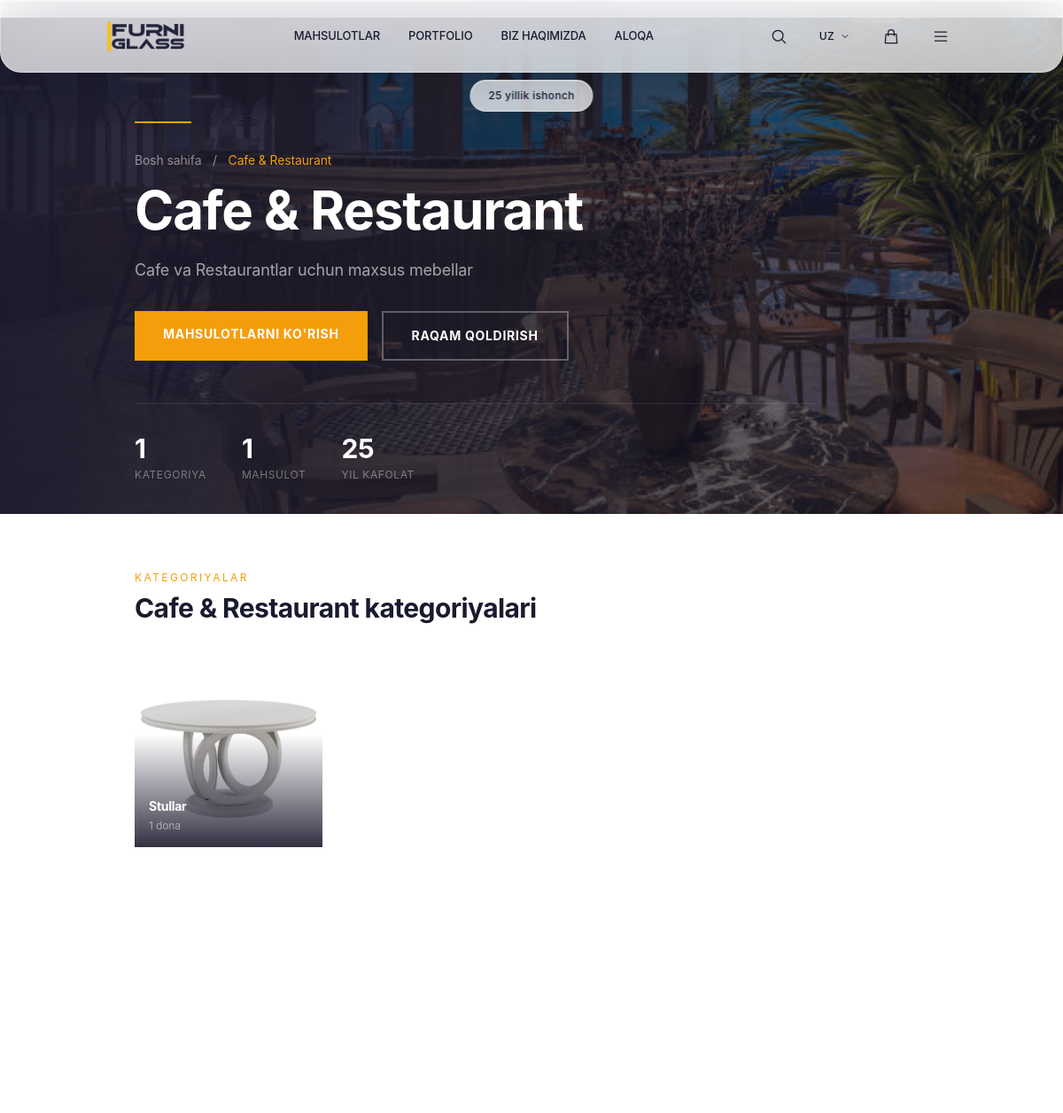
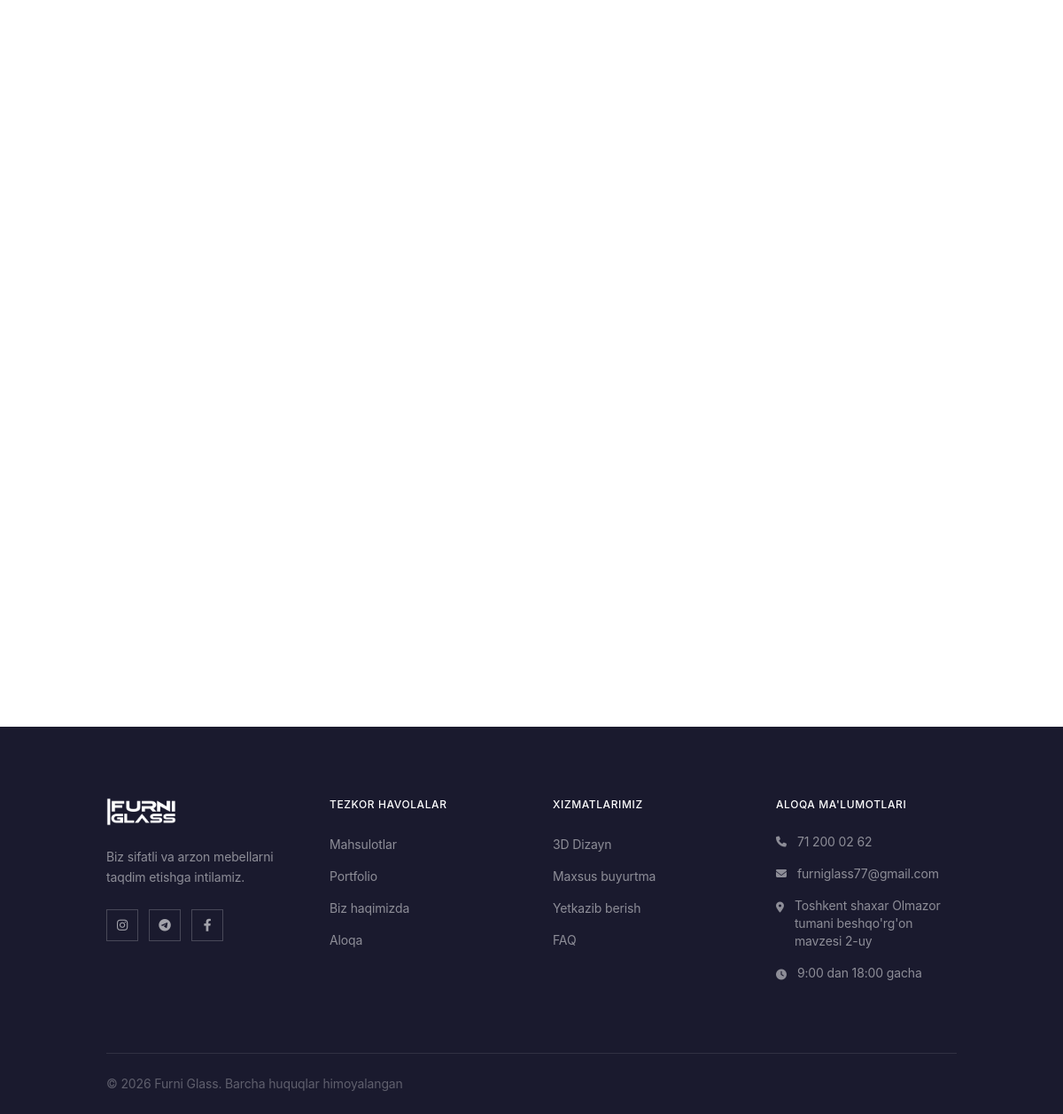
Page /main-category/cafe-restaurant on the committed database (2 pictures, top to bottom).
### models.py (models this page shows)
class MainCategory(db.Model):
    id = db.Column(db.Integer, primary_key=True)
    name_uz = db.Column(db.String(200), nullable=False)
    name_ru = db.Column(db.String(200))
    name_en = db.Column(db.String(200))
    slug = db.Column(db.String(100), unique=True, nullable=False)
    description_uz = db.Column(db.Text)
    description_ru = db.Column(db.Text)
    description_en = db.Column(db.Text)
    image = db.Column(db.String(200))
    icon = db.Column(db.String(100))  # Icon nomi yoki path
    order = db.Column(db.Integer, default=0)
    created_at = db.Column(db.DateTime, default=datetime.utcnow)
    categories = db.relationship('Category', backref='main_category', lazy=True)
    reviews = db.relationship('Review', backref='main_category', lazy=True)
    def get_name(self, lang='uz'):
        if lang == 'ru' and self.name_ru:
            return self.name_ru
        elif lang == 'en' and self.name_en:
            return self.name_en
        return self.name_uz
    def get_description(self, lang='uz'):
        if lang == 'ru' and self.description_ru:
            return self.description_ru
        elif lang == 'en' and self.description_en:
            return self.description_en
        return self.description_uz or ''

class Category(db.Model):
    id = db.Column(db.Integer, primary_key=True)
    name = db.Column(db.String(100), nullable=False)
    name_uz = db.Column(db.String(100), nullable=False)
    name_ru = db.Column(db.String(100))  # Avtomatik tarjima
    name_en = db.Column(db.String(100))  # Avtomatik tarjima
    slug = db.Column(db.String(100), unique=True, nullable=False)
    image = db.Column(db.String(200))
    main_category_id = db.Column(db.Integer, db.ForeignKey('main_category.id'), nullable=True)
    products = db.relationship('Product', backref='category', lazy=True)
    def get_name(self, lang='uz'):
        if lang == 'ru' and self.name_ru:
            return self.name_ru
        elif lang == 'en' and self.name_en:
            return self.name_en
        return self.name_uz or self.name

### app.py (the view)
@app.route('/main-category/<slug>')
def main_category_detail(slug):
    main_category = MainCategory.query.filter_by(slug=slug).first_or_404()
    lang = get_locale()
    categories = Category.query.filter_by(main_category_id=main_category.id).all()
    category_ids = [c.id for c in categories]
    category_id = request.args.get('category', type=int)
    if category_id:
        cat = Category.query.get(category_id)
        if cat and cat.slug and cat.main_category_id == main_category.id:
            return redirect(url_for('category_detail', slug=cat.slug), code=301)
    products = (
        Product.query.filter(Product.category_id.in_(category_ids)).order_by(Product.created_at.desc()).all()
        if category_ids
        else []
    )
    all_products = products  # soni va boshqa uchun
    reviews = Review.query.filter_by(main_category_id=main_category.id).order_by(Review.created_at.desc()).all()
    rate = get_exchange_rate()
    return render_template('main_category.html',
                         main_category=main_category,
                         categories=categories,
                         products=products,
                         all_products=all_products,
                         reviews=reviews,
                         usd_rate=rate,
                         rate=rate,
                         lang=lang)

### app.py (called while the page is built, shortened)
def _to_decimal(value) -> Decimal:
    if value is None:
        return Decimal("0")
    return Decimal(str(value))

def usd_to_som(usd_amount, usd_rate) -> int:
    som = (_to_decimal(usd_amount) * _to_decimal(usd_rate)).quantize(
        Decimal("1"), rounding=ROUND_HALF_UP
    )
    return int(som)

def to_som_filter(usd_amount, usd_rate):
    return usd_to_som(usd_amount, usd_rate)

@app.template_filter('from_json')
def from_json_filter(value):
    try:
        return json.loads(value) if value else []
    except:
        return []

def get_exchange_rate() -> float:
    ttl = int(os.environ.get("EXCHANGE_RATE_CACHE_SECONDS", "120"))
    now = time.monotonic()
    if (
        ttl > 0
        and _EXCHANGE_RATE_CACHE["value"] is not None
        and now < _EXCHANGE_RATE_CACHE["expires_mono"]
    ):
        return _EXCHANGE_RATE_CACHE["value"]

def get_cart():
    if 'cart' not in session:
        session['cart'] = []
    return session['cart']

def get_cart_count():
    cart = get_cart()
    return sum(item['quantity'] for item in cart)

@app.context_processor
def cart_context():
    return {'cart_count': get_cart_count()}

@app.context_processor
def currency_context():
    try:
        rate = get_exchange_rate()
    except Exception:
        rate = 12000.0
    return {'usd_rate': rate}

def get_locale():
    return session.get('lang', DEFAULT_LANGUAGE)

@app.context_processor
def language_context():
    current_lang = get_locale()
    def translate(key_path):
        """Template helper for translations"""
        return get_translation(key_path, current_lang)
    return {
        'lang': current_lang,
        'languages': SUPPORTED_LANGUAGES,
        't': translate,
        'T': TRANSLATIONS
    }

### models.py (called while the page is built)
    def get_name(self, lang='uz'):
        if lang == 'ru' and self.name_ru:
            return self.name_ru
        elif lang == 'en' and self.name_en:
            return self.name_en
        return self.name_uz or self.name

    def get_discounted_price(self):
        if self.discount and self.discount > 0:
            return self.price * (1 - self.discount / 100)
        return self.price

    def get_discounted_price_som(self):
        if self.price_som is None:
            return None
        if self.discount and self.discount > 0:
            return int(round(self.price_som * (1 - self.discount / 100)))
        return int(self.price_som)

### templates/main_category.html (shortened to what this page needs)
{% extends "base.html" %}
{% block content %}
<section class="hero-main -mt-[70px] md:-mt-[80px]">
    <div class="hero-bg" style="background-image: url('{% if main_category.image %}/uploads/{{ main_category.image }}{% else %}/uploads/designs/3.jpg{% endif %}');"></div>
    <div class="relative h-full flex items-center pt-[70px] md:pt-[80px]">
        <div class="container mx-auto px-6 lg:px-16">
            <div class="max-w-3xl">
                <div class="h-[2px] w-16 bg-[#f59e0b] mb-8"></div>
                <p class="animate-fadeUp text-white/50 text-sm tracking-wider mb-4">
                    <a href="/" class="hover:text-white transition">{% if lang == 'ru' %}Главная{% elif lang == 'en' %}Home{% else %}Bosh sahifa{% endif %}</a>
                    <span class="mx-2">/</span>
                    <span class="text-[#f59e0b]">{{ main_category.get_name(lang) }}</span>
                </p>
                <h1 class="animate-fadeUp delay-1 text-white text-4xl md:text-5xl lg:text-6xl font-bold leading-[1.1] mb-6">
                    {{ main_category.get_name(lang) }}
                </h1>
                {% if main_category.get_description(lang) %}
                <p class="animate-fadeUp delay-2 text-white/60 text-base md:text-lg max-w-xl mb-8 leading-relaxed">
                    {{ main_category.get_description(lang)[:200] }}{% if main_category.get_description(lang)|length > 200 %}...{% endif %}
                </p>
                {% endif %}
                <div class="animate-fadeUp delay-3 flex flex-wrap gap-4">
                    <a href="#products-section" class="bg-[#f59e0b] text-white px-8 py-4 text-sm font-bold tracking-wider uppercase hover:bg-[#d97706] transition-colors">
                        {% if lang == 'ru' %}Смотреть товары{% elif lang == 'en' %}View Products{% else %}Mahsulotlarni ko'rish{% endif %}
                    </a>
                    <a href="/contact" class="border-2 border-white/30 text-white px-8 py-4 text-sm font-bold tracking-wider uppercase hover:bg-white hover:text-[#1a1a2e] transition-all">
                        {% if lang == 'ru' %}Оставить номер{% elif lang == 'en' %}Leave number{% else %}Raqam qoldirish{% endif %}
                    </a>
                </div>
                <div class="flex gap-10 mt-12 pt-8 border-t border-white/10">
                    <div>
                        <p class="text-3xl font-bold text-white">{{ categories|length }}</p>
                        <p class="text-white/40 text-xs tracking-wider uppercase mt-1">{% if lang == 'ru' %}Категорий{% elif lang == 'en' %}Categories{% else %}Kategoriya{% endif %}</p>
                    </div>
                    <div>
                        <p class="text-3xl font-bold text-white">{{ all_products|length if all_products else '100+' }}</p>
                        <p class="text-white/40 text-xs tracking-wider uppercase mt-1">{% if lang == 'ru' %}Товаров{% elif lang == 'en' %}Products{% else %}Mahsulot{% endif %}</p>
                    </div>
                    <div>
                        <p class="text-3xl font-bold text-white">25</p>
                        <p class="text-white/40 text-xs tracking-wider uppercase mt-1">{% if lang == 'ru' %}Лет гарантии{% elif lang == 'en' %}Years Warranty{% else %}Yil kafolat{% endif %}</p>
                    </div>
                </div>
            </div>
        </div>
    </div>
</section>
{% if categories %}
<section class="py-12 lg:py-16 bg-white reveal-section">
    <div class="container mx-auto px-6 lg:px-16">
        <div class="flex flex-col lg:flex-row lg:items-end justify-between gap-6 mb-10">
            <div>
                <p class="text-[#f59e0b] text-xs tracking-[0.2em] uppercase mb-2">{% if lang == 'ru' %}Категории{% elif lang == 'en' %}Categories{% else %}Kategoriyalar{% endif %}</p>
                <h2 class="text-2xl md:text-3xl font-bold text-[#1a1a2e]">
                    {{ main_category.get_name(lang) }} {% if lang == 'ru' %}категории{% elif lang == 'en' %}categories{% else %}kategoriyalari{% endif %}
                </h2>
            </div>
        </div>
        <div class="grid grid-cols-2 md:grid-cols-3 lg:grid-cols-4 xl:grid-cols-6 gap-4">
            {% for category in categories %}
            <a href="/category/{{ category.slug }}" class="cat-card group relative aspect-square">
                {% if category.image %}
                <img src="/uploads/{{ category.image }}" alt="{{ category.get_name(lang) }}" class="absolute inset-0 w-full h-full object-cover">
                {% else %}
                <div class="absolute inset-0 bg-gradient-to-br from-[#2a2a3e] to-[#1a1a2e]"></div>
                {% endif %}
                <div class="absolute inset-0 z-10 flex flex-col justify-end p-4">
                    <h3 class="text-white font-bold text-sm line-clamp-2">{{ category.get_name(lang) }}</h3>
                    <p class="text-white/50 text-xs mt-1">{{ category.products|length }} {% if lang == 'ru' %}шт{% elif lang == 'en' %}pcs{% else %}dona{% endif %}</p>
                </div>
            </a>
            {% endfor %}
        </div>
    </div>
</section>
{% endif %}
{% endblock %}

### templates/base.html (style rules this page uses)
:root { --color-primary: #1a1a2e; --color-accent: #f59e0b; --font-display: 'SF Pro Display', -apple-system, BlinkMacSystemFont, 'Helvetica Neue', Helvetica, Arial, sans-serif; --font-body: 'SF Pro Display', -apple-system, BlinkMacSystemFont, 'Helvetica Neue', Helvetica, Arial, sans-serif; }
body { font-family: var(--font-body); font-weight: 400; letter-spacing: -0.01em; }
h1, h2, h3, h4, h5, h6, .font-display { font-family: var(--font-display); letter-spacing: -0.02em; }
html { overflow-x: hidden; scroll-behavior: auto; margin: 0; padding: 0; }
body { overflow-x: hidden; scroll-behavior: auto; overflow-y: auto; margin: 0; padding: 0; }
@media (min-width: 769px) { html { scroll-behavior: smooth; } }
@media (min-width: 769px) { body { scroll-behavior: smooth; } }

### templates/main_category.html (style rules this page uses)
:root { --accent: #f59e0b; --dark: #1a1a2e; }
.hero-main { position: relative; height: 70vh; min-height: 500px; overflow: hidden; }
.hero-bg { position: absolute; inset: 0; background-size: cover; background-position: center; }
.hero-bg::after { content: ''; position: absolute; inset: 0; background: linear-gradient(to right, rgba(26,26,46,0.95) 0%, rgba(26,26,46,0.7) 50%, rgba(26,26,46,0.5) 100%); }
.animate-fadeUp { animation: fadeUp 0.6s ease forwards; opacity: 0; }
.delay-1 { animation-delay: 0.1s; }
.delay-2 { animation-delay: 0.2s; }
.delay-3 { animation-delay: 0.3s; }
.cat-card { position: relative; overflow: hidden; transition: all 0.4s ease; }
.cat-card::after { content: ''; position: absolute; inset: 0; background: linear-gradient(to top, rgba(26,26,46,0.9) 0%, transparent 60%); transition: all 0.4s; }
.cat-card img { transition: transform 0.5s ease; }
.reveal-section { opacity: 0; transform: translateY(40px); transition: all 0.8s ease; }
.reveal-section.revealed { opacity: 1; transform: translateY(0); }
.line-clamp-2 { display: -webkit-box; -webkit-line-clamp: 2; -webkit-box-orient: vertical; overflow: hidden; }

### rows in the picture
MainCategory: image (picture), get_name "Cafe & Restaurant", description_uz "Cafe va Restaurantlar uchun maxsus mebellar"
Category: image (picture), get_name "Stullar", products|length "1"

### other values in the picture
{{ T.nav.products[lang] }} "MAHSULOTLAR"
{{ T.nav.about[lang] }} "BIZ HAQIMIZDA"
{{ T.nav.contact[lang] }} "ALOQA"
{{ lang }} "UZ"
{{ categories|length }} "1"
{{ all_products|length if all_products else '100+' }} "1"
{{ T.footer.description[lang] }} "Biz sifatli va arzon mebellarni taqdim etishga intilamiz."
{{ T.footer.quick_links[lang] }} "TEZKOR HAVOLALAR"
{{ T.nav.products[lang] }} "Mahsulotlar"
{{ T.nav.about[lang] }} "Biz haqimizda"
{{ T.nav.contact[lang] }} "Aloqa"
{{ T.footer.our_services[lang] }} "XIZMATLARIMIZ"
{{ T.footer.contact_info[lang] }} "ALOQA MA'LUMOTLARI"
{{ T.footer.copyright[lang] }} "Barcha huquqlar himoyalangan"
